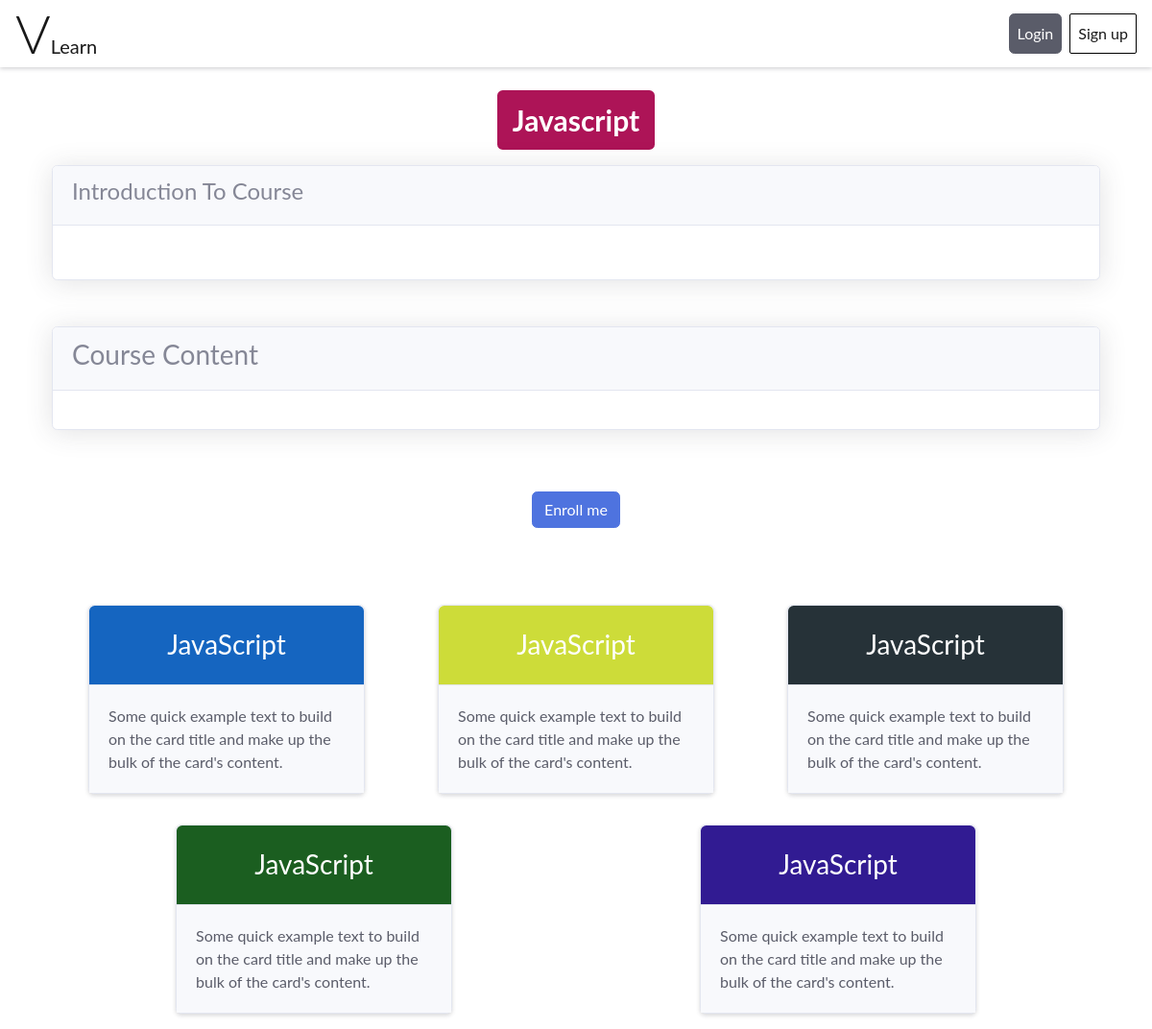
/detail, run on an earlier commit of the app's database.
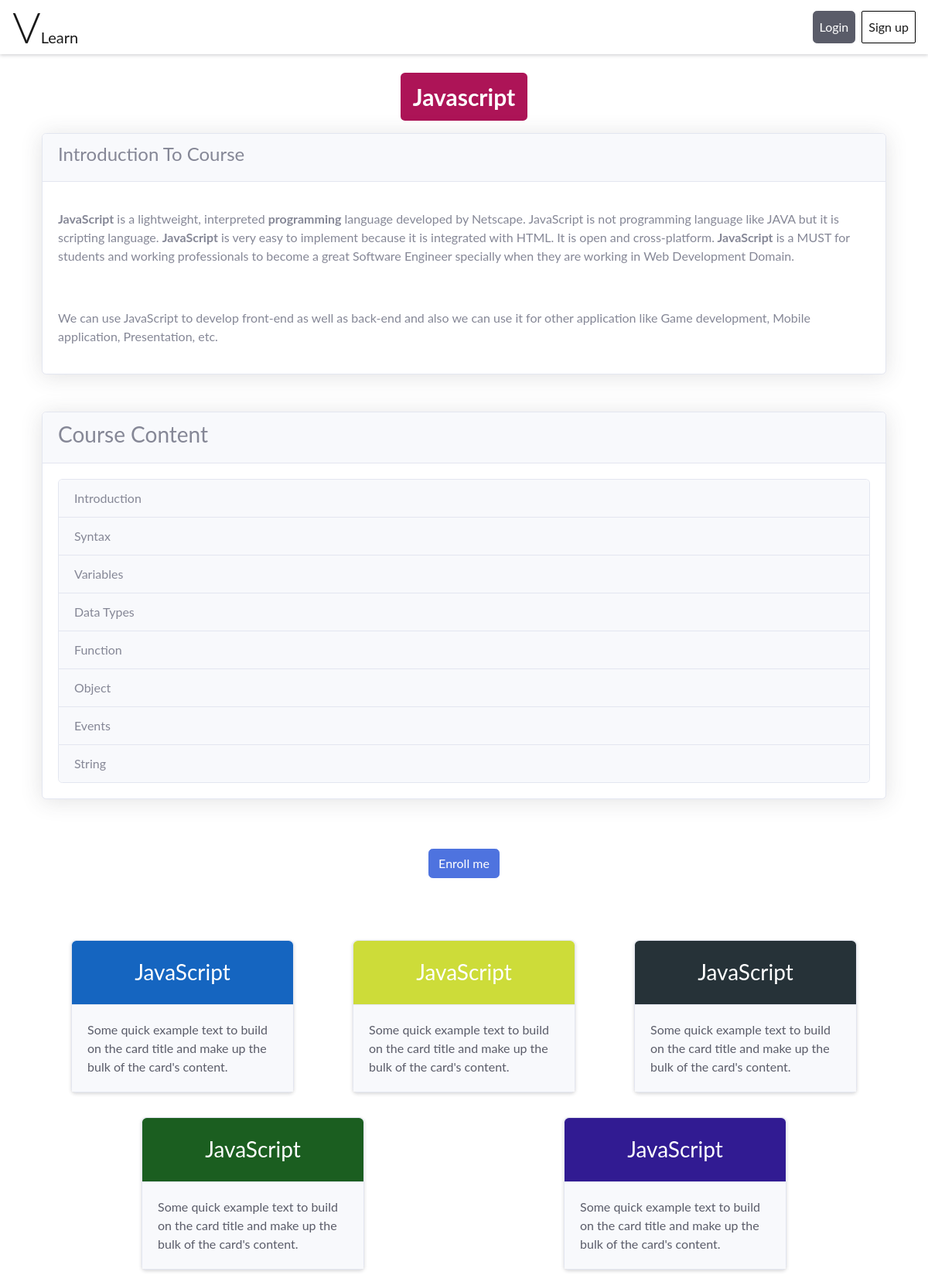
And on a later commit of the database.
### v_learn/models.py (models this page shows, shortened)
class Topic(models.Model):
    course_name = models.ForeignKey(
        Course, on_delete=models.CASCADE, null=True)
    topic = models.CharField(max_length=264, null=True)
    content = models.CharField(max_length=10000, null=True)

### v_learn/views.py (the view)
# urls.py: path('detail', views.Detail, name="detail"),
def Detail(request):
    topic_list = Topic.objects.all()
    topic_list = {"topic_list":topic_list}
    return render(request,"Detail.html",context=topic_list)

### templates/Detail.html (shortened to what the changed rows need)
{% extends "Header-Footer.html" %} {% block content %}
<div class="container-fluid">
  <div class="container">
    <h1 class="d-flex justify-content-center  my-3">
      <span class="p-3 badge v-color text-white">Javascript</span>
    </h1>
    <div class="card shadow">
      <div class="card-body">
        <p class="text-justify">
         {{topic_list.0.content | safe }}
        </p>
      </div>
    </div>
    <div class="card shadow mt-5">
      <div class="card-body">
        <div class="accordion " id="accordionExample">
          {% for acc in topic_list %}
          <div class="card">
            <div class="card-header" id="headingOne">
              <p
                class="mb-0"
                data-toggle="collapse"
                data-target="#collapseOne"
                aria-expanded="true"
                aria-controls="collapseOne"
              >
                  {{acc.topic}}
            </p>
            </div>
          </div>
      {% endfor %}
        </div>
      </div>
    </div>
  </div>
</div>
{% endblock %}

What changed in the data, as far as the page shows it:
added Topic: content "JavaScript is a lightweight, interpreted programming language developed by Netscape. JavaScript is not programming language like JAVA but it is scripting language. JavaScript is very easy to implement because it is integrated with HTML. It is open and cross-platform. JavaScript is a MUST for students and working professionals to become a great Software Engineer specially when they are working in Web Development Domain. We can use JavaScript to develop front-end as well as back-end and also we can use it for other application like Game development, Mobile application, Presentation, etc.", topic "Introduction"
added Topic: topic "Syntax"
added Topic: topic "Variables"
added Topic: topic "Data Types"
added Topic: topic "Function"
added Topic: topic "Object"
added Topic: topic "Events"
added Topic: topic "String"
